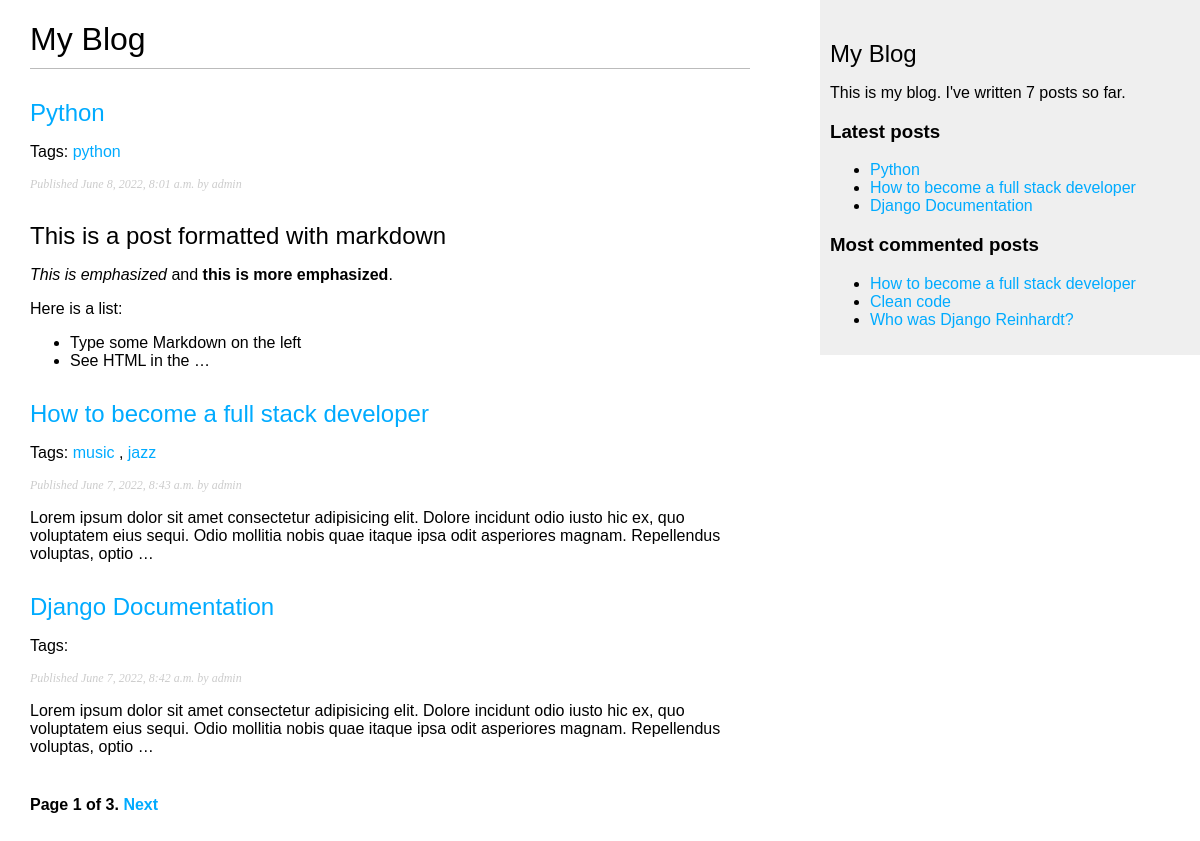
Screenshot of /blog/ with the database file from the repository.
### blog/models.py (models this page shows, shortened)
class Post(models.Model):
    STATUS_CHOICES = (
    ('draft', 'Draft'),
    ('published', 'Published'),
    )
    title = models.CharField(max_length=250)
    slug = models.SlugField(max_length=250,unique_for_date='publish')
    author = models.ForeignKey(User,on_delete=models.CASCADE,related_name='blog_posts')
    body = models.TextField()
    publish = models.DateTimeField(default=timezone.now)
    created = models.DateTimeField(auto_now_add=True)
    updated = models.DateTimeField(auto_now=True)
    status = models.CharField(max_length=10,choices=STATUS_CHOICES,default='draft')
    objects = models.Manager()
    published = PublishedManager()
    tags = TaggableManager()
    class Meta:
        ordering = ('-publish',)
    def get_absolute_url(self):
        return reverse('blog:post_detail',
                        args=[self.publish.year,
                        self.publish.month,
                        self.publish.day, self.slug])

### blog/views.py (the view)
# urls.py: path('', views.post_list, name='post_list'),
def post_list(request, tag_slug = None):
    object_list = Post.published.all()
    tag = None
    if tag_slug:
        tag = get_object_or_404(Tag,slug = tag_slug)
        object_list = object_list.filter(tags__in = [tag])
    paginator = Paginator(object_list, 3)
    page = request.GET.get('page')
    try:
        posts = paginator.page(page)
    except PageNotAnInteger:
        posts = paginator.page(1)
    except EmptyPage:
        posts = paginator.page(paginator.num_pages)
    return render(request,'blog/post/list.html',{'page':page,'posts':posts,'tag':tag})

### blog/models.py (called while the page is built)
    def get_queryset(self):
        return super().get_queryset().filter(status="published")

### blog/templatetags/blog_tags.py (called while the page is built)
@register.simple_tag(name='total_posts')
def total_posts():
    return Post.published.count()

@register.inclusion_tag('blog/post/latest_posts.html')
def show_latest_posts(count=5):
    latest_posts = Post.published.order_by('-publish')[:count]
    return {'latest_posts':latest_posts}

@register.simple_tag
def get_most_commented_posts(count=5):
    return Post.published.annotate(total_comments=Count('comments')).order_by('-total_comments')[:count]

@register.filter(name='markdown')
def markdown_format(text):
    return mark_safe(markdown.markdown(text))

### blog/templates/blog/post/list.html (shortened to what this page needs)
{% extends "blog/base.html" %}
{% load blog_tags %}
{% block content %}
    <h1>My Blog</h1>
    {% for post in posts %}
        <h2>
            <a href="{{ post.get_absolute_url }}">
            {{ post.title }}
            </a>
        </h2>
        <p class="tags">
            Tags:
            {% for tag in post.tags.all %}
                <a href="{% url 'blog:post_list_by_tag' tag.slug %}">
                    {{ tag.name }}
                </a>
                {% if not forloop.last %}, {% endif %}
            {% endfor %}
        </p>
        <p class="date">
        Published {{ post.publish }} by {{ post.author }}
        </p>
        {{ post.body| markdown | truncatewords_html:30 }}
    {% endfor %}
    {% include "blog/pagination.html" with page=posts %}
    {% endblock %}

### blog/templates/blog/base.html (shortened to what this page needs)
{% load blog_tags %}
{% load static %}
<!DOCTYPE html>
<html lang="en">
<head>
    <link rel="stylesheet" href='{% static "css/blog.css" %}'>
</head>
<body>
    <div id ="content">
        {% block content %}
        {% endblock %}
    </div>
    <div id ="sidebar">
        <h2>My Blog</h2>
        <p>This is my blog. I've written {% total_posts %} posts so far.</p>
        <h3>Latest posts</h3>
        {% show_latest_posts 3 %}
        <h3>Most commented posts</h3>
        {% get_most_commented_posts 3 as most_commented_posts %}
            <ul>
                {% for post in most_commented_posts %}
                    <li>
                        <a href="{{ post.get_absolute_url }}">{{ post.title }}</a>
                    </li>
                {% endfor %}
            </ul>
    </div>
</body>
</html>

### blog/templates/blog/post/latest_posts.html
<ul>
    {% for post in latest_posts %}
        <li>
            <a href="{{ post.get_absolute_url }}">{{ post.title }}</a>
        </li>
    {% endfor %}
</ul>

### blog/static/css/blog.css (style rules this page uses)
body { margin:0; padding:0; font-family:helvetica, sans-serif; }
a { color:#00abff; text-decoration:none; }
h1 { font-weight:normal; border-bottom:1px solid #bbb; padding:0 0 10px 0; }
h2 { font-weight:normal; margin:30px 0 0; }
#content { float:left; width:60%; padding:0 0 0 30px; }
#sidebar { float:right; width:30%; padding:10px; background:#efefef; height:100%; }
p.date { color:#ccc; font-family: georgia, serif; font-size: 12px; font-style: italic; }

### rows the page displays
Post: title "Python", publish "June 8, 2022, 8:01 a.m.", author "admin", body "This is a post formatted with markdown This is emphasized and this is more emphasized . Here is a list: Type some Markdown on the left See HTML in the …"
Tag: name "python"
Post: title "How to become a full stack developer", publish "June 7, 2022, 8:43 a.m.", author "admin", body "Lorem ipsum dolor sit amet consectetur adipisicing elit. Dolore incidunt odio iusto hic ex, quo voluptatem eius sequi. Odio mollitia nobis quae itaque ipsa odit asperiores magnam. Repellendus voluptas, optio …"
Tag: name "music"
Tag: name "jazz"
Post: title "Django Documentation", publish "June 7, 2022, 8:42 a.m.", author "admin", body "Lorem ipsum dolor sit amet consectetur adipisicing elit. Dolore incidunt odio iusto hic ex, quo voluptatem eius sequi. Odio mollitia nobis quae itaque ipsa odit asperiores magnam. Repellendus voluptas, optio …"
Post: title "Clean code"
Post: title "Who was Django Reinhardt?"

### other values shown
{{ page.number }} "1"
{{ page.paginator.num_pages }} "3"
